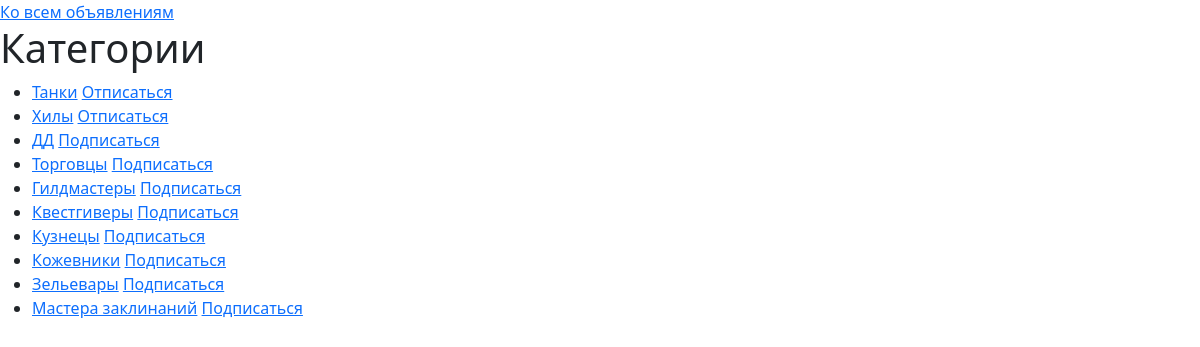
The page /categories/ (signed in) on the database its author committed.
### board/models.py (models this page shows, shortened)
class Category(models.Model):
    name = models.CharField(max_length=100, unique=True)
    subscribers = models.ManyToManyField(User, related_name='subscribed_categories', blank=True)

### board/views.py (the view)
# urls.py: path('categories/', views.category_list, name='category_list'),
def category_list(request):
    categories = Category.objects.all()
    for category in categories:
        category.is_subscribed = False
        subscription = Subscription.objects.filter(user=request.user, category=category, is_active=True).first()
        if subscription:
            category.is_subscribed = True
    return render(request, 'category_list.html', {'categories': categories})

### templates/category_list.html (shortened to what this page needs)
<!DOCTYPE html>
{% load static %}
<html lang="en">
<head>
    <link href="{% static 'css/styles.css' %}" rel="stylesheet" />
    <a href="{% url 'index' %}">Ко всем объявлениям</a>
</head>
<body>
<h1>Категории</h1>
<ul>
    {% for category in categories %}
    <li>
        <a href="{% url 'category_announcements' category.id %}">{{ category.name }}</a>
        {% if category.is_subscribed %}
            <a href="{% url 'unsubscribe_from_category' category.id %}">Отписаться</a>
        {% else %}
            <a href="{% url 'subscribe_to_category' category.id %}">Подписаться</a>
        {% endif %}
    </li>
    {% endfor %}
</ul>
</body>
</html>

### rows shown on the page
Category: name "Танки", shows "Отписаться"
Category: name "Хилы", shows "Отписаться"
Category: name "ДД", shows "Подписаться"
Category: name "Торговцы", shows "Подписаться"
Category: name "Гилдмастеры", shows "Подписаться"
Category: name "Квестгиверы", shows "Подписаться"
Category: name "Кузнецы", shows "Подписаться"
Category: name "Кожевники", shows "Подписаться"
Category: name "Зельевары", shows "Подписаться"
Category: name "Мастера заклинаний", shows "Подписаться"
